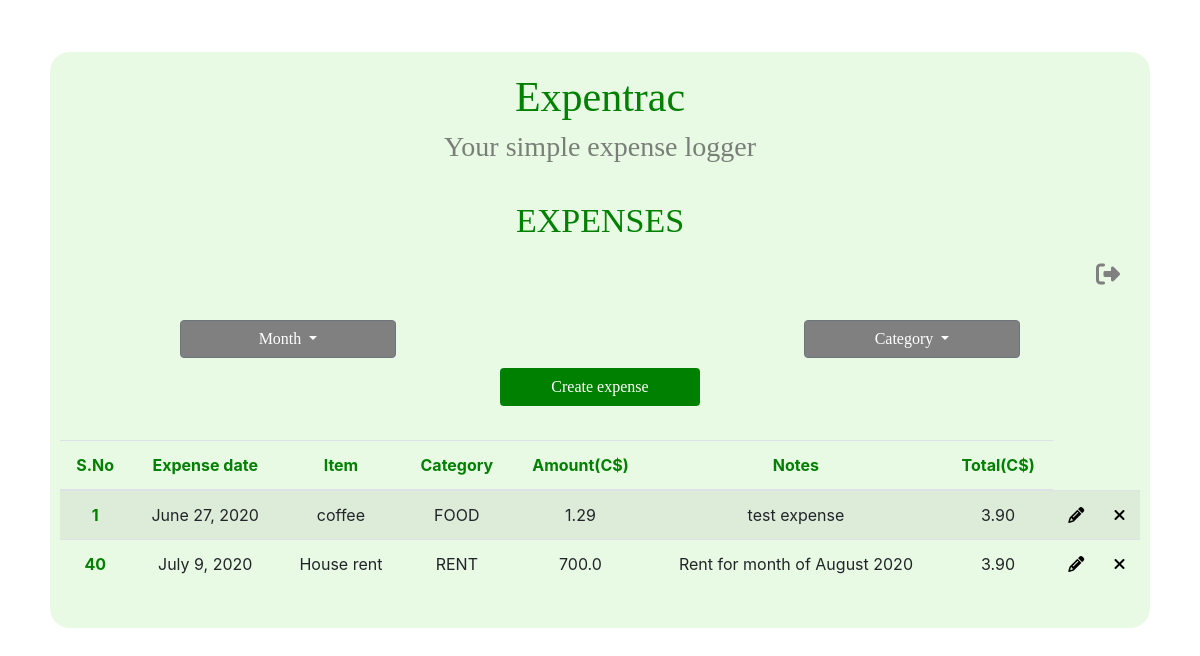
Before: /tracker with the older database file.
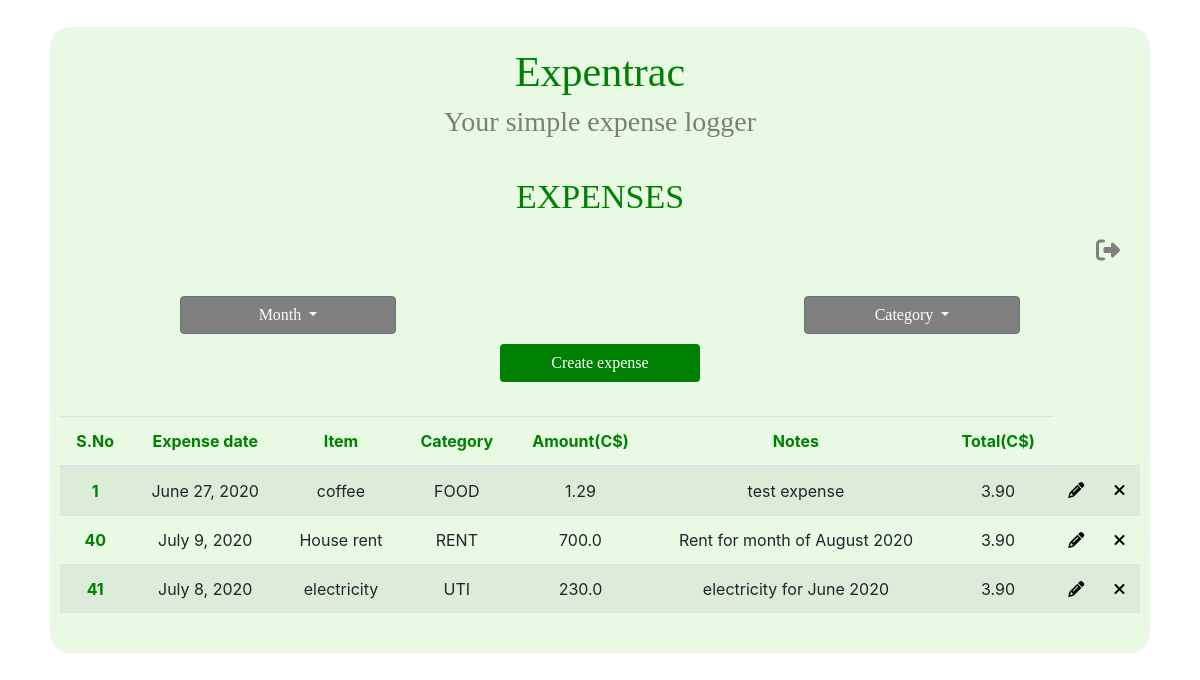
After: the same page with the newer database file.
### tracker/models.py (models this page shows)
class Tracker(models.Model):
    CATEGORY_CHOICES = [
        ("CLO", "Clothing"),
        ("FOOD", "Food"),
        ("FUEL", "Fuel"),
        ("RENT", "Rent"),
        ("UTI", "Utilities"),
        ("PHN", "Phone"),
        ("EDU", "Education"),
        ("MISC", "Miscellaneous"),
    ]
    date = models.DateField('Date of expense', auto_now_add=False, blank=True, null=True)   # saved in format yyyy-mm-dd
    item = models.CharField(max_length=100, null=False, blank=False)
    category = models.CharField(max_length=4, choices=CATEGORY_CHOICES, null=True, blank=True)
    amount = models.FloatField(null=False, blank=False)
    notes = models.CharField(max_length=200, null=True, blank=True)

### tracker/views.py (the view)
# urls.py: path('tracker', views.tracker_page, name='tracker'),
def tracker_page(request):
    categories = [verb_cat for code, verb_cat in Tracker.CATEGORY_CHOICES]
    data = Tracker.objects.all()
    return render(request, 'tracker/trackerTable.html', {'categories': categories, 'object_list': data})

### tracker/templates/tracker/trackerTable.html (shortened to what this page needs)
{% extends "./base.html" %}
    {% load static %}
    {% block title %} EXPENSES {% endblock title %}
    {% block content %}
    <div class="logout"> <a href="/logout"><i class="fa fa-sign-out" aria-hidden="true" title="Logout" id="logout"></i> </a></div>
    <div class="filt_container">
        <div class="dropdown">
            <button class="btn btn-secondary dropdown-toggle month" type="button" id="dropdownMenuButton" data-toggle="dropdown" aria-haspopup="true" aria-expanded="false">
                Month
            </button>
        </div>
        <div>
            <div class="dropdown">
                <button class="btn btn-secondary dropdown-toggle category" type="button" id="dropdownMenuButton" data-toggle="dropdown" aria-haspopup="true" aria-expanded="false">
                    Category
                </button>
            </div>
        </div>
    </div>
    <button id="create-expense" class="btn" type="button" name="button">Create expense</button>
    <table class="table table-striped">
        <thead>
        <tr>
            <th scope="col">S.No</th>
            <th scope="col">Expense date</th>
            <th scope="col">Item</th>
            <th scope="col">Category</th>
            <th scope="col">Amount(C$)</th>
            <th scope="col">Notes</th>
            <th scope="col">Total(C$)</th>
        </tr>
      </thead>
      <tbody>
        {% for tracker in object_list %}
        <tr>
            <th scope="row">{{ tracker.id }}</th>
            <td>{{ tracker.date }}</td>
            <td>{{ tracker.item }}</td>
            <td>{{ tracker.category }}</td>
            <td>{{ tracker.amount }}</td>
            <td>{{ tracker.notes }}</td>
            <td>3.90</td>
            <td> <a class="tracker_controls1" id="c"><i class="fa fa-pencil edit-expense" title="Edit"></i></a></td>
            <td> <a class="tracker_controls2" id="d"><i class="fa fa-times del-expense" title="Delete"></i></a></td>
        </tr>
        {% endfor %}
      </tbody>
    </table>
    {% endblock content %}

### tracker/templates/tracker/base.html (shortened to what this page needs)
{% load static %}
<!DOCTYPE html>
<html lang="en" xmlns="http://www.w3.org/1999/html">
<head>
    {% load bootstrap4 %}
    {% bootstrap_css %}
    <link rel = "stylesheet" type="text/css" href="../static/tracker/style.css">
</head>
<body>
    <div class="main_div">
        <div class="main_sec">
            <div class="logo_div">
                <h1> Expentrac </h1>
                <h4> Your simple expense logger </h4>
            </div>
            <div class="work_space">
                <p class="page_title"> {% block title %}  {% endblock title %} </p>
                {% block content %} {% endblock content %}
            </div>
        </div>
    </div>
</body>
</html>

### tracker/static/tracker/style.css (style rules this page uses)
.main_div { height: 85%; width: 100%; align-items: center; box-sizing: border-box; position: absolute; flex-direction: column; display: flex; }
.main_sec { background-color: rgba(185, 237, 171, 0.327); border-radius: 20px; margin: auto; width: 1100px; height: auto; display: block; text-align: center; align-content: center; position: relative; padding: 20px 10px 24px; }
.logo_div { text-align: center; }
.logo_div h1 { color: green; font-size: 42px; font-family: "Comic Sans MS"; }
.logo_div h4 { color: rgba(61, 61, 61, 0.65); font-size: 28px; font-family: "Comic Sans MS"; }
.work_space p.page_title { color: green; font-size: 34px; font-family: "Bradley Hand"; }
button { border : none; border-radius: 10px; text-align: center; width: 10%; color: white; padding: 10px 15px; margin: 10px 5px; box-sizing: border-box; background-color: green; font-weight: bold; cursor: pointer; }
i#logout { color: gray; float: right; margin: 0 20px; font-size: 24px; }
div.filt_container { position: relative; }
#dropdownMenuButton { position: relative; background-color: gray; width: 20%; font-family: "Comic Sans MS"; }
.month { float: left; margin-left: 120px; }
.category { float: right; margin-right: 120px; }
table th { color: green; }
a { color: black; }
button#create-expense { background-color: green; font-family: "Comic Sans MS"; color: white; width: 200px; }
i { cursor : pointer; }

Changed rows visible on the page:
added Tracker: id "41", date "July 8, 2020", item "electricity", category "UTI", amount "230.0", notes "electricity for June 2020"
